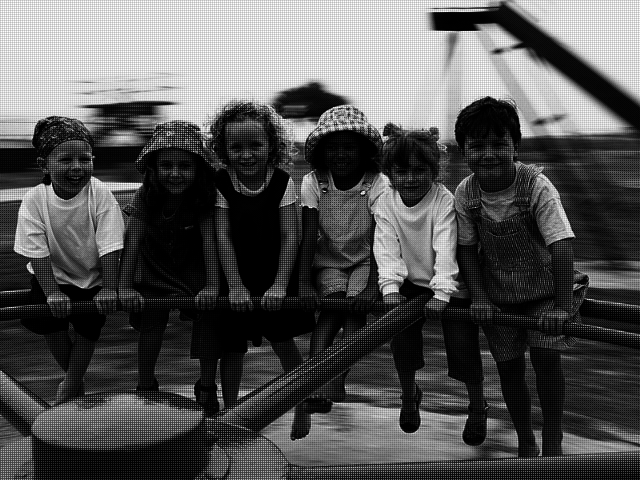
%> input picture Final/R11941039_final/Child_CFA.bmp, 640 x 480 px
$ octave final.m   (GNU Octave 9; MATLAB toolbox functions it lacks are replaced by stand-ins)
%> lines starting %> are read from the running program, lines starting %| are printed output that depends on the picture
clear all
for number = 1: 2
    %% 讀檔
    if number == 1
        RGB=imread('Child_CFA.bmp');
%> RGB is the input picture: size 480x640 uint8; min 0, max 255, mean 84.4
        name='Child RGB';
    elseif number == 2
        RGB=imread('Ballon_CFA.bmp');
        name='Ballon RGB';
    end
gray = imread('GrayCard_CFA.bmp');
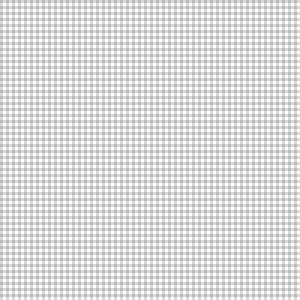
%> input picture Final/R11941039_final/GrayCard_CFA.bmp, 100 x 100 px (shown 3 times larger)
%> gray is the input picture: size 100x100 uint8; min 186, max 255, mean 218.8

% 去馬賽克
RGB1 = demosaic(RGB,'bggr');
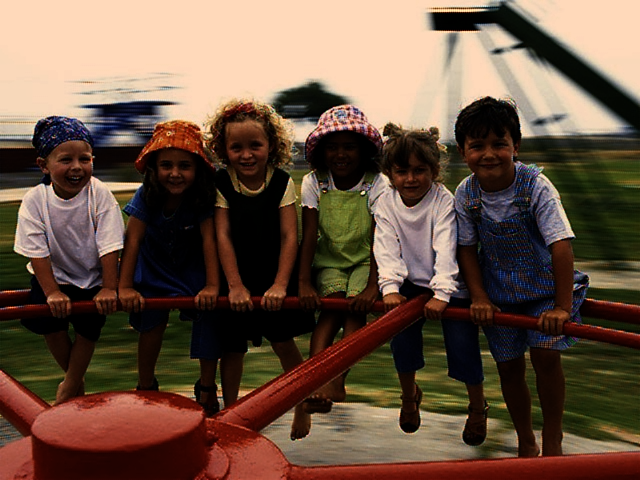
%> RGB1: size 480x640x3 uint8; mean R, G, B 106, 82.7, 66.5

% 圖片的RGB
R = RGB1(:,:,1);
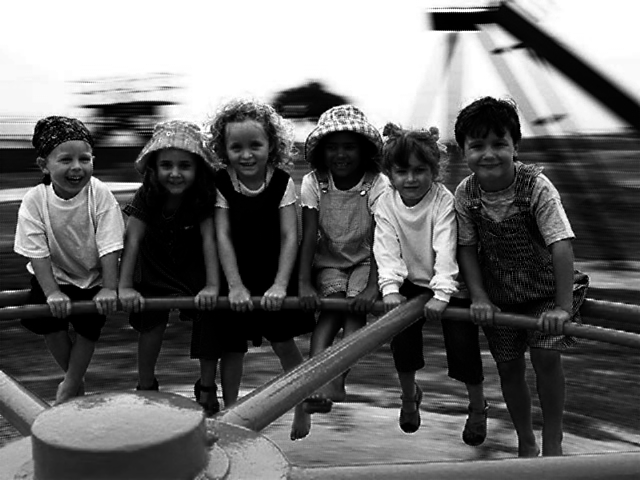
%> R: size 480x640 uint8; min 0, max 255, mean 106
G = RGB1(:,:,2);
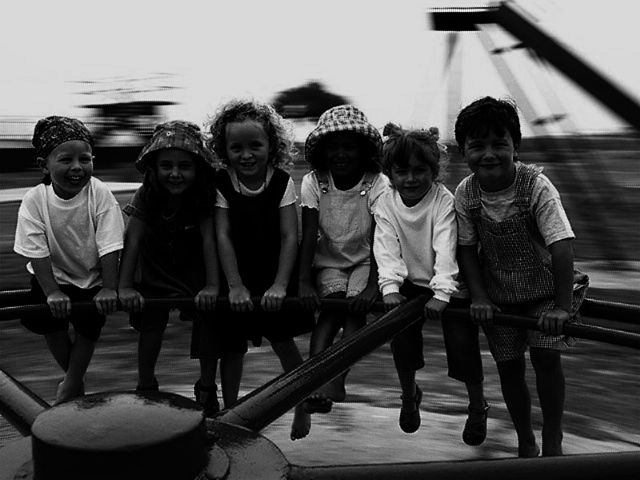
%> G: size 480x640 uint8; min 0, max 249, mean 82.7
B = RGB1(:,:,3);
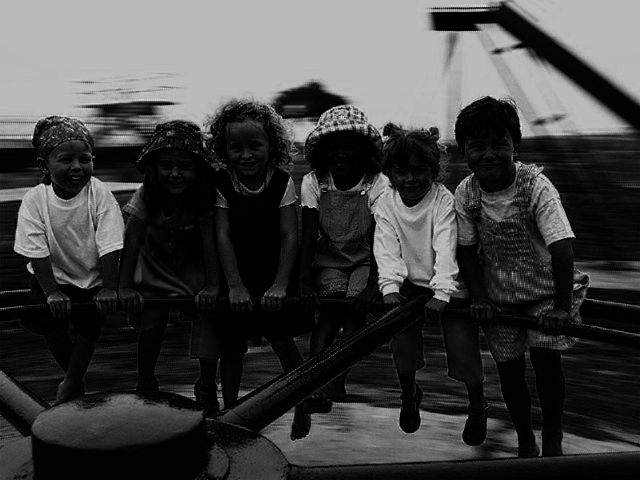
%> B: size 480x640 uint8; min 0, max 240, mean 66.5

% 灰卡的RGB都除255 (取得灰卡图像中的校正系数)
gray_B = double(gray(1,1))/255;
%> gray_B = 0.729
gray_G = double(gray(2,1))/255;
%> gray_G = 0.851
gray_R = double(gray(2,2))/255;
%> gray_R = 1

% 灰卡的RGB乘三個係數等於1
B_coe = 1/gray_B;
%> B_coe = 1.37
G_coe = 1/gray_G;
%> G_coe = 1.18
R_coe = 1/gray_R;
%> R_coe = 1

% uint8 轉成 double
R1 = double(R);
G1 = double(G);
B1 = double(B);

% 算白平衡的RGB
R_w = (R1 * R_coe) / 255;
G_w = (G1 * G_coe) / 255;
B_w = (B1 * B_coe) / 255;

% RGB轉XYZ
X = R_w * 0.6595 + G_w * 0.292 + B_w * 0.1469;
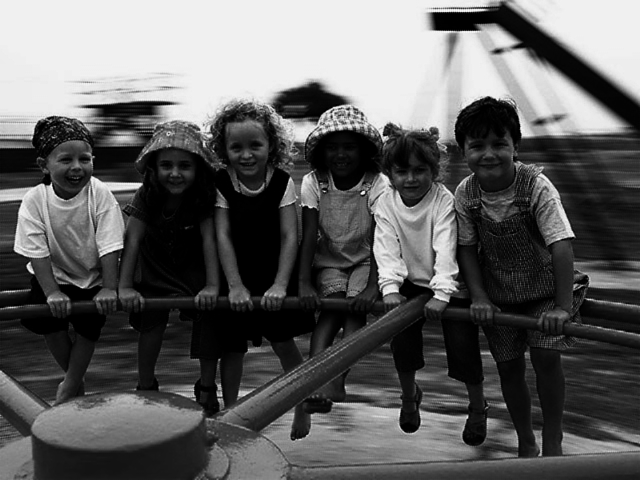
%> X: size 480x640 double; min 0, max 1.16, mean 0.438; drawn with min black and max white
Y = R_w * 0.2720 + G_w * 0.797 + B_w * 0.0516;
Z = R_w * 0 + G_w * 0.0390 + B_w * 0.9232;

% XYZ轉 linear RGB
lR = 3.06 * X - 1.4 * Y - 0.4759 * Z;
lG = -0.9695 * X + 1.8763 * Y + 0.0415 * Z;
lB = 0.0588 * X - 0.2115 * Y + 1.07 * Z;

% linear RGB 轉 nonlinear RGB
nlR = 255 * lR.^(1/2.2);
nlB = 255 * lB.^(1/2.2);
nlG = 255 * lG.^(1/2.2);

% 合併 RGB 分量並轉換為 uint8
%> (the run ends here)
